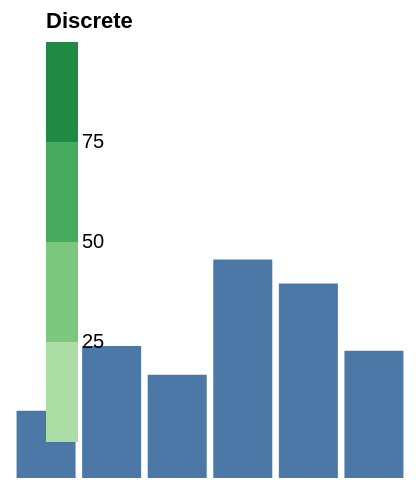

Write the Vega-Lite specification saved for this chart.
### Vega specification from a JSON file in a GitHub repository (floating-point values rounded to 4 significant figures)
{"width": 200, "height": 120, "padding": 5, "data": [{"name": "t", "values": [{"a": "Alpha", "b": 28, "c": "x", "d": 1}, {"a": "Bravo", "b": 55, "c": "y", "d": 2}, {"a": "Charlie", "b": 43, "c": "x", "d": 3}, {"a": "Delta", "b": 91, "c": "z", "d": 4}, {"a": "Echo", "b": 81, "c": "y", "d": 5}, {"a": "Foxtrot", "b": 53, "c": "z", "d": 6}]}], "scales": [{"name": "x", "type": "band", "domain": {"data": "t", "field": "a"}, "range": "width", "padding": 0.1}, {"name": "y", "type": "linear", "domain": {"data": "t", "field": "b"}, "range": "height", "nice": true}, {"name": "color", "type": "ordinal", "domain": {"data": "t", "field": "c"}, "range": {"scheme": "category10"}}, {"name": "ramp", "type": "linear", "domain": {"data": "t", "field": "d"}, "range": {"scheme": "blues"}}, {"name": "size", "type": "linear", "domain": {"data": "t", "field": "b"}, "range": [10, 200]}, {"name": "shape", "type": "ordinal", "domain": {"data": "t", "field": "c"}, "range": "symbol"}, {"name": "quant", "type": "quantize", "domain": [0, 100], "range": {"scheme": "greens", "count": 4}}], "marks": [{"type": "rect", "from": {"data": "t"}, "encode": {"enter": {"x": {"scale": "x", "field": "a"}, "width": {"scale": "x", "band": 1}, "y": {"scale": "y", "field": "b"}, "y2": {"scale": "y", "value": 0}}}}], "legends": [{"fill": "quant", "type": "gradient", "title": "Discrete", "orient": "bottom-left"}]}
